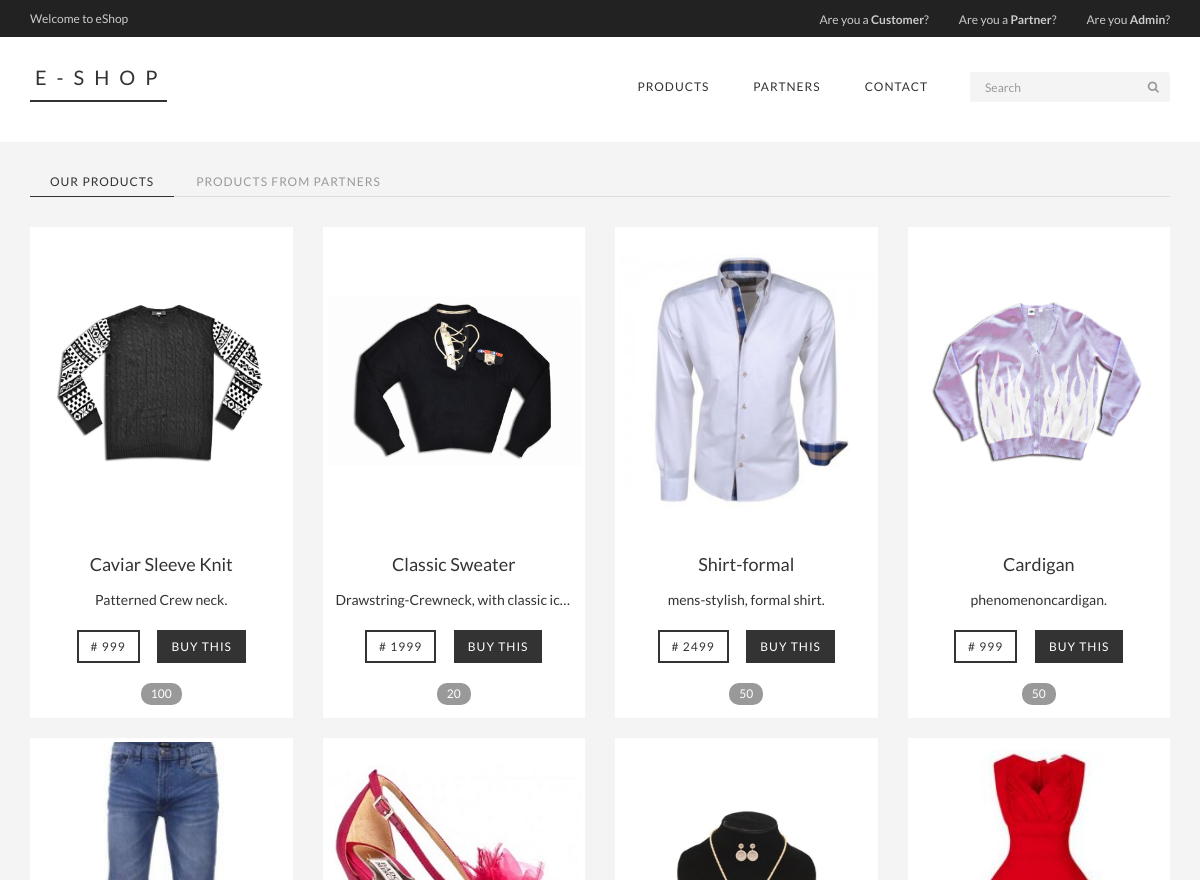
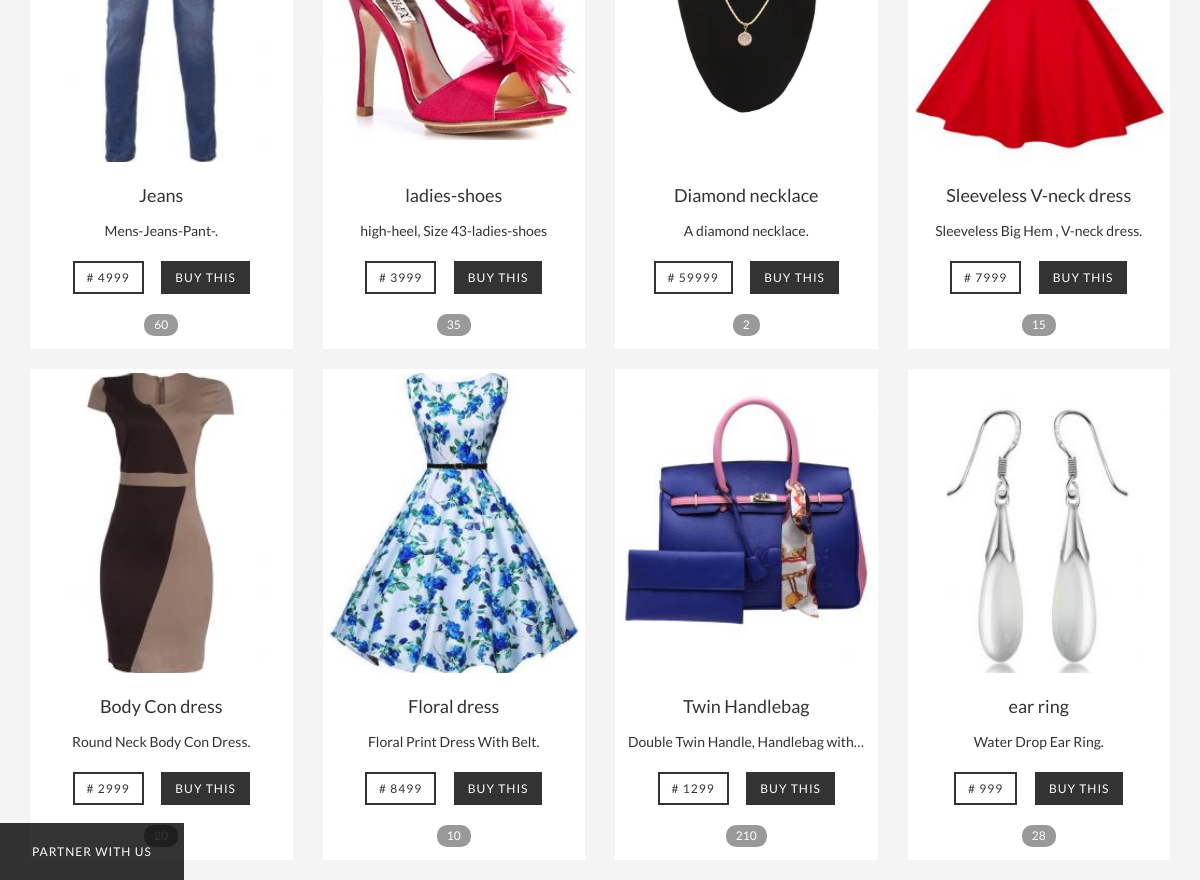
The page / on the database its author committed (2 pictures, top to bottom).
### tables this page shows
CREATE TABLE `products` (
  `product_id` int(11) NOT NULL,
  `vendor_id` int(11) NOT NULL,
  `ext_product_id` int(11) NOT NULL,
  `product_name` varchar(128) NOT NULL,
  `product_description` varchar(1024) NOT NULL,
  `product_image_url` varchar(1024) NOT NULL,
  `product_quantity` int(24) NOT NULL,
  `product_price` int(24) NOT NULL,
  `product_removed` int(11) NOT NULL DEFAULT '0'
);

### config/init.php (called while the page is built, shortened)
<?php
include_once 'classes/General.php';
include_once 'classes/Product.php';
include_once 'connect/connect.php';
$general = new General();
$products = new Product($db);
?>

### config/classes/General.php (called while the page is built, shortened)
<?php
class General {
  public function adminLoggedIn () {
    return(isset($_SESSION['adminId'])) ? true : false;
  }
  public function userLoggedIn () {
    return(isset($_SESSION['userId'])) ? true : false;
  }
  public function vendorLoggedIn () {
    return(isset($_SESSION['vendorId'])) ? true : false;
  }
}

### config/classes/Product.php (called while the page is built, shortened)
<?php
class Product {
  private $db;
  public function __construct($database) {
    $this->db = $database;
  }
  public function getAllOwnProducts() {
    $query = $this->db->prepare("SELECT * FROM `products` WHERE `vendor_id` = 28 AND `product_removed` = 0");
    try {
      $query->execute();
      $result = $query->fetchAll();
      return $result;
    } catch (PDOException $e) {
      die($e->getMessage());
    }
  }
}

### index.php (the view, shortened to what this page needs)
<?php
include_once 'config/init.php';
$general->userLoggedInProtect();
$general->vendorLoggedInProtect();
?>
<!DOCTYPE html>
<html lang="en">
<head>
  <link href="css/bootstrap.min.css" rel="stylesheet">
  <link href="css/font-awesome.min.css" rel="stylesheet">
  <link href="css/main.css" rel="stylesheet">
</head>
<body class="eShop home">
<?php include_once 'header.php'; ?>
<div class="container">
  <div class="row">
    <div role="tabpanel">
      <ul class="nav nav-tabs" role="tablist">
        <li role="presentation" class="active"><a href="#ownProducts" aria-controls="ownProducts" role="tab" data-toggle="tab">Our products</a></li>
        <li role="presentation"><a href="#partnerProducts" aria-controls="partnerProducts" role="tab" data-toggle="tab">Products from partners</a></li>
      </ul>
      <div class="tab-content">
        <div role="tabpanel" class="tab-pane fade in active" id="ownProducts">
          <?php
          $ownProducts = $products->getAllOwnProducts();
          foreach ($ownProducts as $product) {
            if($general->adminLoggedIn()) {
              echo '
                <div class="col-md-3">
                  <div class="thumbnail product">
                    <div class="image" style="background: url(' . $product['product_image_url'] . ') no-repeat center; background-size:100%"></div>
                    <div class="caption text-center">
                      <h4 class="title">' . $product['product_name'] . '</h4>
                      <p class="description">' . $product['product_description'] . '</p>
                      <p class="controls">
                        <span class="btn btn-default price">#' . $product['product_price'] . '</span>
                      </p>
                      <a href="#" data-toggle="modal" data-target="#editProductModal" class="edit"
                      data-product-id="' . $product['product_id'] . '"
                      data-product-name="' . $product['product_name'] . '"
                      data-product-description="' . $product['product_description'] . '"
                      data-product-image="' . $product['product_image_url'] . '"
                      data-product-price="' . $product['product_price'] . '"
                      data-product-quantity="' . $product['product_quantity'] . '"><i class="fa fa-pencil fa-lg"></i></a>
                      <a href="#" data-toggle="modal" data-target="#deleteProductModal" data-remove-product="' . $product['product_id'] . '" class="remove"><i class="fa fa-times fa-lg"></i></a>
                    </div>
                  </div>
                </div>
              ';
            } else {
              echo '
                <div class="col-md-3">
                  <div class="thumbnail product">
                    <div class="image" style="background: url(' . $product['product_image_url'] . ') no-repeat center; background-size:100%"></div>
                    <div class="caption text-center">
                      <h4 class="title">' . $product['product_name'] . '</h4>
                      <p class="description">' . $product['product_description'] . '</p>
                      <p class="controls">
                        <span class="btn btn-default price"># ' . $product['product_price'] . '</span>
                        <a href="/eshop/place-order.php?productId=' . $product['product_id'] . '&vendorId=' . $product['vendor_id'] . '&userId=0"
                         class="btn btn-primary review-order" role="button"
                        data-product-id="' . $product['product_id'] . '"
                        data-product-vendor-id="' . $product['vendor_id'] . '"
                        data-product-name="' . $product['product_name'] . '"
                        data-product-description="' . $product['product_description'] . '"
                        data-product-image="' . $product['product_image_url'] . '"
                        data-product-price="' . $product['product_price'] . '">Buy this</a>
                      </p>
                      <span class="badge">' . $product['product_quantity'] . '</span>
                    </div>
                  </div>
                </div>
              ';
            }
          };
          ?>
        </div>
      </div>
    </div>
  </div>
</div>
<?php if(!$general->adminLoggedIn()) { ?>
<a href="views/vendors/get-started.php" id="vendorTease">
  Partner with us
</a>
<?php } ?>
<?php include_once 'footer.php'; ?>

### header.php (shortened to what this page needs)
<header id="header">
  <div class="header_top">
    <div class="container">
      <?php if($general->userLoggedIn()) { ?>
      <div class="row">
        <div class="col-sm-6">
          <div class="brand">
            <ul class="nav nav-pills">
              <li><a href="/eshop/views/users/home.php">eShop for Customers</a></li>
            </ul>
          </div>
        </div>
        <div class="col-sm-6">
          <div class="user-menu pull-right">
            <ul class="nav navbar-nav">
              <li><a href="/eshop/views/users/home.php">hello, <b><?php echo $user['user_name'];?></b></a></li>
              <li><a href="/eshop/logout.php">logout</a></li>
            </ul>
          </div>
        </div>
      </div>
      <?php } else { ?>
      <div class="row">
        <div class="col-sm-6">
          <div class="brand">
            <ul class="nav nav-pills">
              <li><a href="/eshop">Welcome to eShop</a></li>
            </ul>
          </div>
        </div>
        <div class="col-sm-6">
          <div class="user-menu pull-right">
            <ul class="nav navbar-nav">
              <li><a href="/eshop/views/users/get-started.php">Are you a <b>Customer</b>?</a></li>
              <li><a href="/eshop/views/vendors/login.php">Are you a <b>Partner</b>?</a></li>
              <li><a href="/eshop/admin">Are you <b>Admin</b>?</a></li>
            </ul>
          </div>
        </div>
      </div>
      <?php } ?>
    </div>
  </div>
  <div class="header-bottom">
    <div class="container">
      <div class="row">
        <div class="col-sm-4">
          <div class="logo pull-left">
            <a href="/eshop/">E-SHOP</a>
          </div>
        </div>
        <div class="col-sm-8">
          <div class="shop-menu pull-right">
            <ul class="nav navbar-nav">
              <li><a href="/eshop/">Products</a></li>
              <li><a href="/eshop/partners.php">Partners</a></li>
              <li><a href="/eshop/contact.php">Contact</a></li>
            </ul>
            <form action="/eshop/search.php" method="get" id="searchForm">
              <div class="input-group input-group-sm search">
                  <input type="text" class="form-control" placeholder="Search" name="q">
                  <div class="input-group-btn">
                    <button class="btn btn-default" type="submit"><i class="fa fa-search"></i></button>
                  </div>
              </div>
            </form>
          </div>
        </div>
      </div>
    </div>
  </div>
</header>

### footer.php (shortened to what this page needs)
</body>
</html>

### css/main.css (style rules this page uses)
body { font-family: 'Lato', sans-serif; position: relative; font-weight: 400; background: #f4f4f4; padding-top: 167px; }
ul li { list-style: none; }
h1, h2, h3, h4, h5, h6 { font-family: 'Lato', sans-serif; }
.eShop .panel, .eShop .panel-heading, .eShop .panel-body, .eShop .panel-footer, .thumbnail { background-color: #ffffff; border: 0; border-radius: 0; box-shadow: none; }
.btn { border-radius: 0; box-shadow: none; outline: none; font-size: 12px; text-transform: uppercase; letter-spacing: 1px; }
.btn-primary { background-color: #333; border: 2px solid #333; color: white; }
.btn-default { background-color: #fff; border: 2px solid #333; color: #333; }
input[type='text'], input[type='password'], input[type='email'], input[type='url'], input[type='number'], textarea.form-control { border-radius: 0; border-color: lightgray; box-shadow: none; outline: none; font-size: 12px; }
.nav-tabs { margin: 0 15px; }
.nav-tabs>li { background-color: transparent; }
.nav-tabs>li>a { color: #999; background-color: transparent; border: none; padding: 6px 20px; margin-top: 0; font-weight: 400; text-transform: uppercase; font-size: 12px; letter-spacing: 1px; text-shadow: none; }
.nav-tabs>li.active>a { background-color: transparent; border: none; color: #333; border-bottom: 1px solid #333; }
.tab-content { padding: 30px 0; }
.badge { background-color: #999; font-weight: 400; padding: 5px 10px; }
#header { position: fixed; width: 100%; left: 0; top: 0; z-index: 100; }
.header_top { font-size: 11px; color: #bbb; background: #222; font-weight: 400; }
.brand ul li:first-child { margin-left: -15px; }
.brand ul li a { font-size: 12px; color: #ccc; font-family: 'Lato', sans-serif; }
.user-menu ul li { display:inline-block; padding-left: 15px; padding-right: 15px; }
.user-menu ul li:last-child { padding-right: 0; }
.user-menu ul li a { color: #ccc; font-family: 'Lato', sans-serif; font-size: 12px; font-weight: 400; padding: 0; margin-top: 10px; }
.header-bottom { padding: 30px 15px 30px; background-color: #ffffff; margin-bottom: 30px; transition: all .5s ease-in-out; -webkit-transition: all .5s ease-in-out; -moz-transition: all .5s ease-in-out; }
.logo { line-height: 20px; padding: 0 0 10px 5px; margin: 0; border-bottom: 2px solid #333333; }
.logo a { font-size: 20px; color: #333; letter-spacing: 10px; transition: font-size .5s ease-in-out; -webkit-transition: font-size .5s ease-in-out; -moz-transition: font-size .5s ease-in-out; }
.shop-menu ul li { display: inline-block; padding: 10px; }
.shop-menu ul li:last-child { padding-right: 0; }
.shop-menu ul li a { font-family: 'Lato', sans-serif; text-shadow: none; color: #333; display: block; font-size: 12px; font-weight: 400; letter-spacing: 1px; line-height: 20px; position: relative; padding: 0 12px; text-decoration: none; text-transform: uppercase; z-index: 6; }
.search { padding: 5px 0 5px 30px; width: 230px; }
.search input.form-control { padding: 6px 15px; opacity: 1; margin: 0; background: #f4f4f4; color: #555; border: none; box-shadow: none; border-radius: 0; transition: height .5s ease-in-out; -webkit-transition: height .5s ease-in-out; -moz-transition: height .5s ease-in-out; }
.search button.btn { background-color: #f4f4f4; border: none; box-shadow: none; color: #999; border-radius: 0; transition: height .5s ease-in-out; -webkit-transition: height .5s ease-in-out; -moz-transition: height .5s ease-in-out; }
.product h4 { margin: 15px 0; }
.product p { margin-bottom: 20px; }
.product .image { height: 300px; }
.product .price, .product .edit { margin-right: 15px; }
.price, .price:hover { cursor: default; background-color: white; color: #333; }
.product .description { height: 20px; white-space: nowrap; overflow: hidden; text-overflow: ellipsis; }
#vendorTease { position: fixed; bottom: 0; left: 0; box-sizing: border-box; background: rgba(0, 0, 0, 0.8); padding: 20px 32px; font-weight: 400; color: #fff; display: block; font-size: 12px; text-transform: uppercase; letter-spacing: 1px; }
form#searchForm { display: inline-block; }

### rows shown on the page
products: product_image_url (picture), product_name "Caviar Sleeve Knit", product_description "Patterned Crew neck.", product_price "999", product_quantity "100"
products: product_image_url (picture), product_name "Classic Sweater", product_description "Drawstring-Crewneck, with classic ic…", product_price "1999", product_quantity "20"
products: product_image_url (picture), product_name "Shirt-formal", product_description "mens-stylish, formal shirt.", product_price "2499", product_quantity "50"
products: product_image_url (picture), product_name "Cardigan", product_description "phenomenoncardigan.", product_price "999", product_quantity "50"
products: product_image_url (picture), product_name "Jeans", product_description "Mens-Jeans-Pant-.", product_price "4999", product_quantity "60"
products: product_image_url (picture), product_name "ladies-shoes", product_description "high-heel, Size 43-ladies-shoes", product_price "3999", product_quantity "35"
products: product_image_url (picture), product_name "Diamond necklace", product_description "A diamond necklace.", product_price "59999", product_quantity "2"
products: product_image_url (picture), product_name "Sleeveless V-neck dress", product_description "Sleeveless Big Hem , V-neck dress.", product_price "7999", product_quantity "15"
products: product_image_url (picture), product_name "Body Con dress", product_description "Round Neck Body Con Dress.", product_price "2999", product_quantity "20"
products: product_image_url (picture), product_name "Floral dress", product_description "Floral Print Dress With Belt.", product_price "8499", product_quantity "10"
products: product_image_url (picture), product_name "Twin Handlebag", product_description "Double Twin Handle, Handlebag with…", product_price "1299", product_quantity "210"
products: product_image_url (picture), product_name "ear ring", product_description "Water Drop Ear Ring.", product_price "999", product_quantity "28"
